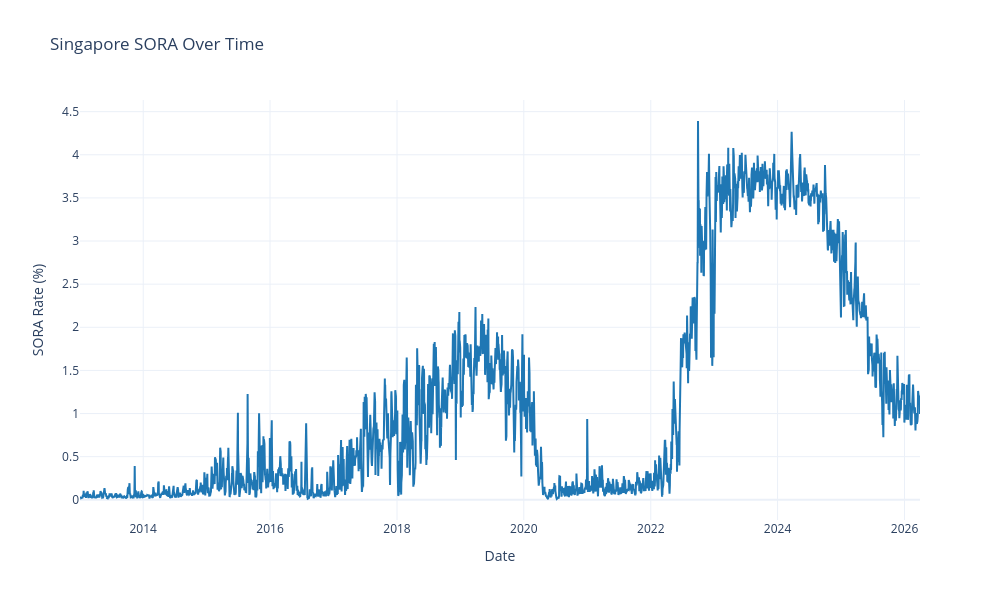

The cell this chart's notebook holds for it:
### Code cell
import plotly.graph_objects as go
from plotly.subplots import make_subplots
import plotly.express as px

# Basic modern line plot
fig = go.Figure()
fig.add_trace(go.Scatter(
    x=df['Date'],
    y=df['SORA'],
    mode='lines',
    line=dict(color='#1f77b4', width=2),
    marker=dict(size=4),
    name='SORA'
))

fig.update_layout(
    title='Singapore SORA Over Time',
    xaxis_title='Date',
    yaxis_title='SORA Rate (%)',
    template='plotly_white',
    hovermode='x unified',
    width=1000,
    height=600
)

fig.show()

### Figure 1 — Plotly figure (JSON) as saved in the notebook; plotly's stock layout.template omitted (floating-point values rounded to 4 significant figures; data arrays with more than 128 entries replaced by an {"elided": "..."} marker saying what was removed)
{"data": [{"line": {"color": "#1f77b4", "width": 2}, "marker": {"size": 4}, "mode": "lines", "name": "SORA", "type": "scatter", "x": {"elided": "3323 str values"}, "y": {"elided": "3323 float values"}}], "layout": {"height": 600, "hovermode": "x unified", "title": {"text": "Singapore SORA Over Time"}, "width": 1000, "xaxis": {"title": {"text": "Date"}}, "yaxis": {"title": {"text": "SORA Rate (%)"}}}}
